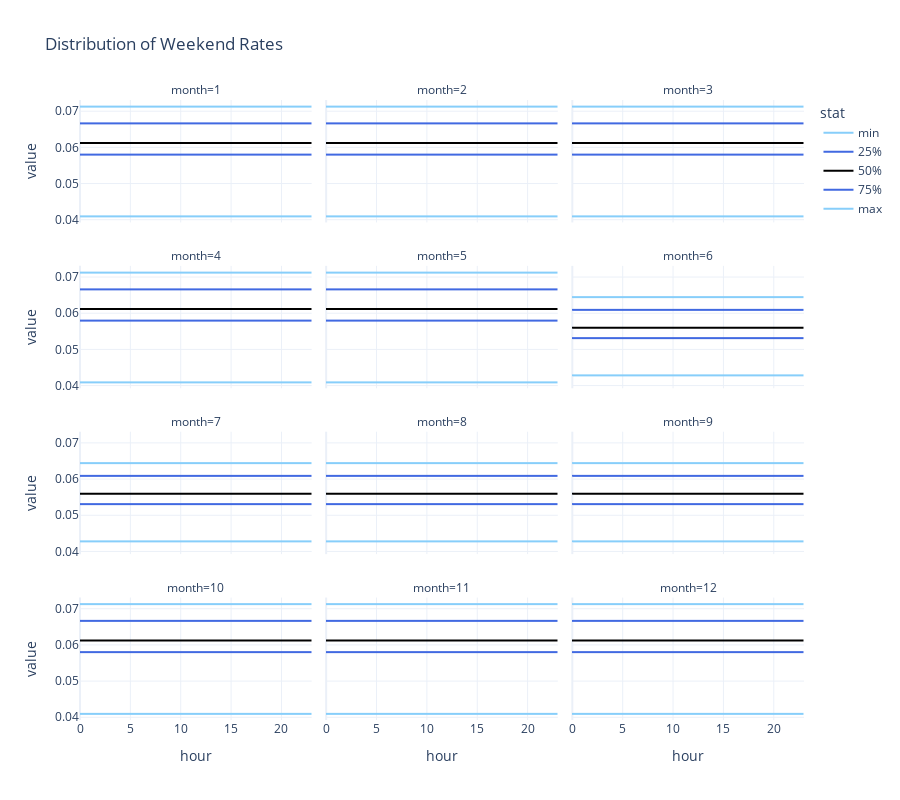

The notebook cell saved with this chart:
### Code cell
weekend_results_fig = px.line(results[results['day'] == 'weekend'], x='hour', y='value', color='stat', color_discrete_map=color_map, facet_col='month', facet_col_wrap=3, height=800, template='plotly_white', title='Distribution of Weekend Rates')
weekend_results_fig.show()
